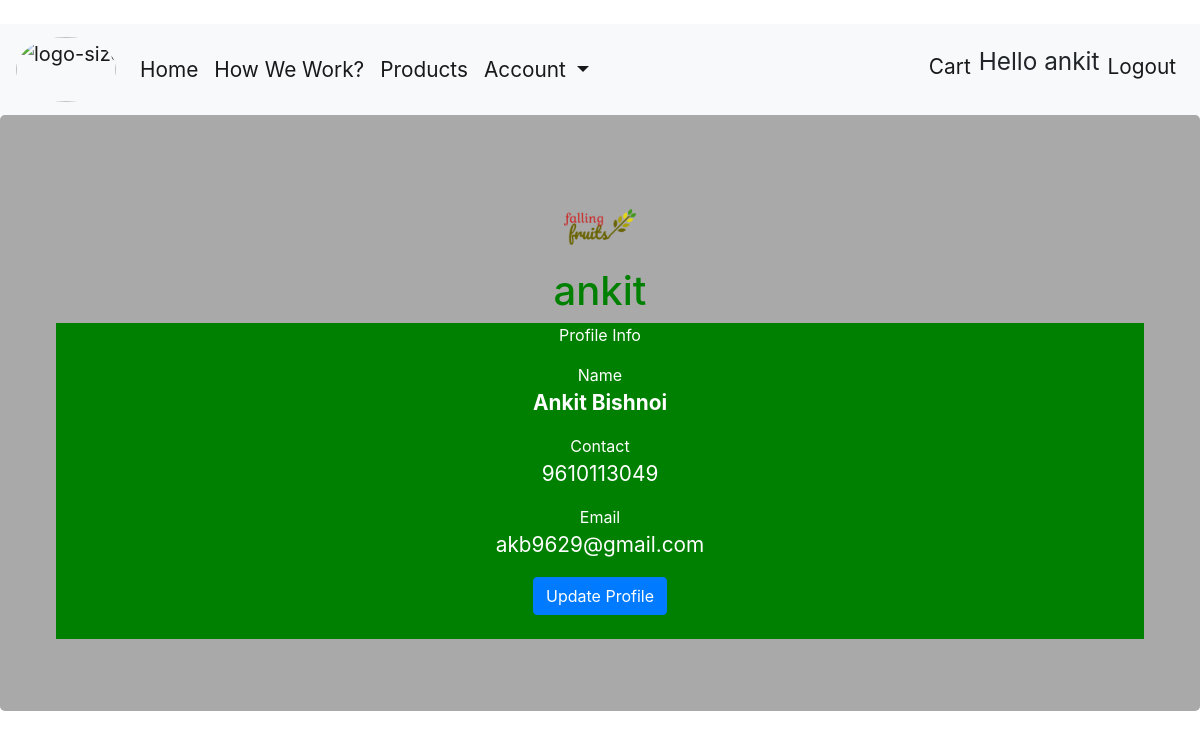
The page /profile/ (signed in) on the database its author committed.
### customer/models.py (models this page shows, shortened)
class Account(AbstractBaseUser):
	email = models.EmailField(verbose_name="email", max_length=60, unique=True)
	username = models.CharField(max_length=30, unique=True)
	date_joined = models.DateTimeField(verbose_name='date joined', auto_now_add=True)
	last_login = models.DateTimeField(verbose_name='last login', auto_now=True)
	is_admin = models.BooleanField(default=False)
	is_active = models.BooleanField(default=True)
	is_staff = models.BooleanField(default=False)
	is_superuser = models.BooleanField(default=False)
	USERNAME_FIELD = 'email'
	REQUIRED_FIELDS = ['username']
	objects = MyAccountManager()

class Profile(models.Model):
	user = models.OneToOneField(settings.AUTH_USER_MODEL, on_delete=models.CASCADE)
	first_name = models.CharField(max_length=30)
	last_name = models.CharField(max_length=30)
	contact = models.IntegerField(null=True)
	image = models.ImageField(default='default.jpg', upload_to='profile_pics')

### customer/views.py (the view)
# urls.py: path('profile/',views.profile_view,name='profile'),
@login_required
def profile_view(request):
	context={}
	context['email']=request.user.email
	context['username']= request.user.username
	context['f_name']=request.user.profile.first_name
	context['l_name']=request.user.profile.last_name
	context['contact']=request.user.profile.contact
	context['image']=request.user.profile.image
	return render(request,"customer/profile.html",context)

### customer/templates/customer/profile.html (shortened to what this page needs)
{% extends 'customer/base.html'%}
{%block content%}
<div class="main">
    <div class="jumbotron">
        <div class="  ml-4 mr-4 py-2 inside">
            <div class="row text-center">
                <div class="col-12">
                    <img width="80px" height="80px" src="{{user.profile.image.url}}" class="rounded-circle" style="margin: 0 auto;" />
                    <h1 style="color:green;">{{username}}</h1>
                    <div class="profile-section pb-4">
                        <p>Profile Info</p>
                        Name<p class="profile-field"><strong>{{f_name}}&nbsp;{{l_name}}</strong></p>
                        Contact<p class="profile-field">{{contact}}</p>
                        Email<p class="profile-field">{{email}}</p>
                        <a href="{% url 'customer:update-profile' %}"><button class="btn btn-primary">Update Profile</button></a>
                    </div>
                </div>
            </div>
        </div>
    </div>
</div>
{%endblock content%}

### customer/templates/customer/base.html (shortened to what this page needs)
﻿<!doctype html>
<html lang="en">
<head>
  <link rel="stylesheet" href="https://use.fontawesome.com/releases/v5.13.1/css/all.css">
  <link rel="stylesheet" href="https://stackpath.bootstrapcdn.com/bootstrap/4.5.0/css/bootstrap.min.css">
</head>
<body>
  <nav class="navbar navbar-expand-lg navbar-light bg-light" style="font-size:130%;">
    <a class="navbar-brand " href="{% url 'customer:home' %}"><img class="rounded-circle" width="100px" height="65px" src="https://i.ibb.co/6sr26Q2/f12f2a11-f31c-483e-a875-9fd29614876b-200x200.png" alt="logo-size-invert" border="0"></a>
    <div class="collapse navbar-collapse" id="navbarSupportedContent">
        <ul class="navbar-nav mr-auto">
            <li class="nav-item active">
                <a class="nav-link" href="{% url 'customer:home' %}">Home <span class="sr-only">(current)</span></a>
            </li>
            <li class="nav-item active">
                <a class="nav-link" href="{% url 'customer:working' %}">How We Work? </a>
            </li>
            <li class="nav-item active">
                <a class="nav-link" href="{% url 'customer:product' %}">Products </a>
            </li>
            {% if user.is_authenticated %}
            <li class="nav-item dropdown active">
                <a class="nav-link dropdown-toggle" href="#" id="navbarDropdown" role="button" data-toggle="dropdown" aria-haspopup="true" aria-expanded="false">
                    Account
                </a>
                {%endif%}
            </li>
        </ul>
      <ul class="navbar-nav ml-auto">
        {% if user.is_authenticated %}
        <li class="nav-item active ">
              <a class="nav-link" href="{% url 'customer:cart' %}">Cart <span class="sr-only">(current)</span></a>
        </li>
        <li class="nav-item active ">
          <p class="username"style="font-size:117%;">Hello {{user.username}}</p>
        </li>
        <li class="nav-item active ">
          <a class="nav-link" href="{% url 'customer:logout'%}">Logout <span class="sr-only">(current)</span></a>
        </li>
        {%endif%}
      </ul>
    </div>
  </nav>
  {% block content %}
  {% endblock %}
</body>
</html>

### customer/templates/customer/profile.html (style rules this page uses)
.profile-field { font-size: 130%; }
.jumbotron { background-color: darkgray; }
.profile-section { background-color:green; color:white; }

### rows shown on the page
Account: username "ankit", profile.image (picture), email "akb9629@gmail.com"
Profile: first_name "Ankit", last_name "Bishnoi"

### other values the page prints
{{ contact }} "9610113049"
